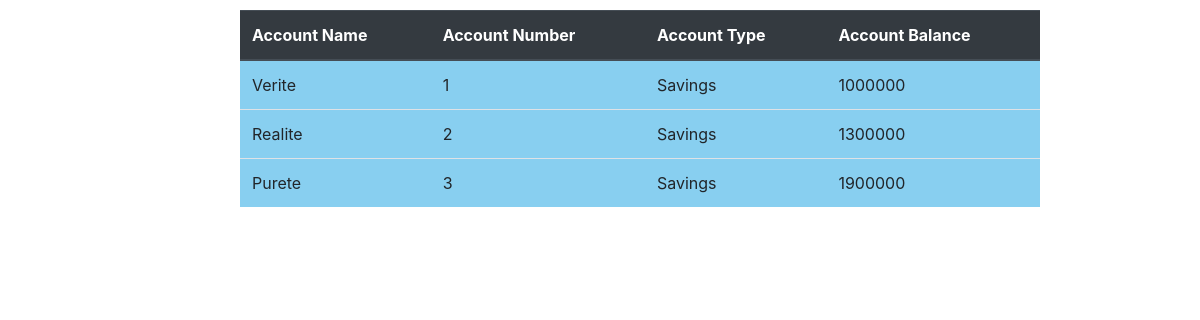
Before: /walletapp/accounts/ with the older database file.
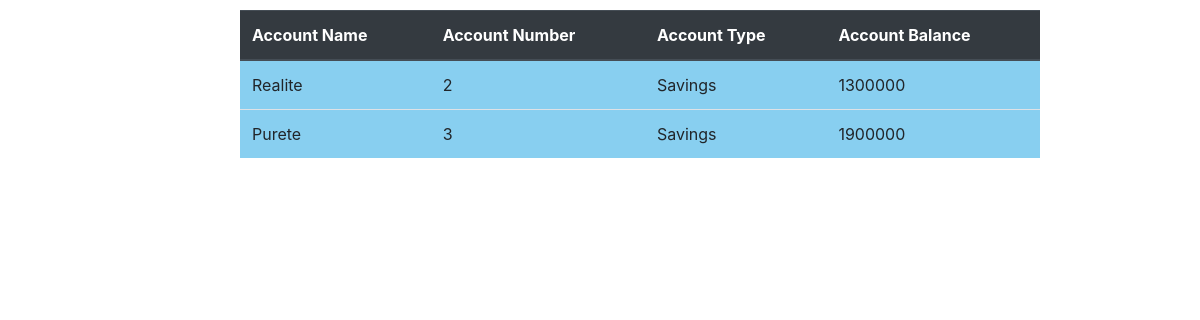
After: the same page with the newer database file.
### walletapp/models.py (models this page shows)
class Account(models.Model):
    account_name = models.CharField(max_length=20)
    account_number = models.IntegerField()
    account_type = models.CharField(max_length=20)
    account_balance = models.IntegerField()
    wallet = models.ForeignKey("Wallet",on_delete=models.CASCADE,related_name='Account_wallet')

### walletapp/views.py (the view)
# urls.py: path('accounts/', views.list_accounts, name="accounts_list"),
def list_accounts(request):
    accounts = models.Account.objects.all()
    return render(request, "accounts_list.html",{'accounts': accounts})

### walletapp/templates/accounts_list.html (shortened to what this page needs)
<!DOCTYPE html>
<html lang="en">
<head>
    <link rel="stylesheet" href="https://cdn.jsdelivr.net/npm/bootstrap@4.3.1/dist/css/bootstrap.min.css">
</head>
<body>
    <table class="table" style="width: 50rem; margin-top:10px;margin-left: 20%; padding:2% 5%; background-color:#88CFF0;">
        <thead class="thead-dark">        <tr>
            <th>Account Name</th>
            <th>Account Number</th>
            <th>Account Type</th>
            <th>Account Balance</th>
        </tr>
        </thead>
        <tr>
            {%for account in accounts%}
            <td>{{account.account_name}}</td>
            <td>{{account.account_number}}</td>
            <td>{{account.account_type}}</td>
            <td>{{account.account_balance}}</td>
        </tr>
        {% endfor %}
    </table>
</body>
</html>

Changed rows visible on the page:
removed Account: account_name "Verite", account_number "1", account_type "Savings", account_balance "1000000"
